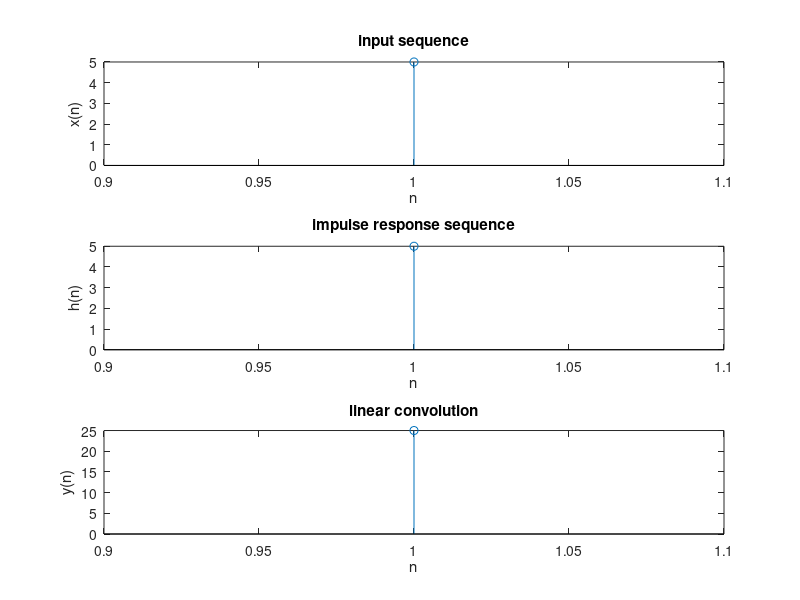

The MATLAB source for this figure:
clc; close all; clear all;
%program for convolution of two sequences
x=input('enter input sequence: ');
h=input('enter impulse response: ');
y=conv(x,h);
subplot(3,1,1);
stem(x);
xlabel('n');
ylabel('x(n)');
title('input sequence')
subplot(3,1,2);
stem(h);
xlabel('n');
ylabel('h(n)');
title('impulse response sequence')
subplot(3,1,3);
stem(y);
xlabel('n');
ylabel('y(n)');
title('linear convolution')
disp('linear convolution y=');
disp(y)